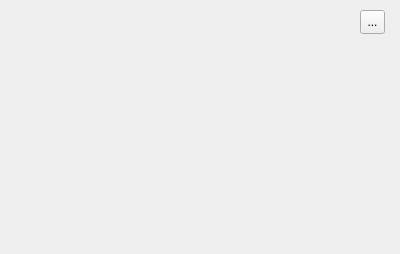
<?xml version="1.0" encoding="UTF-8"?>
<ui version="4.0">
 <class>MusicCollaboratorDialog</class>
 <widget class="QDialog" name="MusicCollaboratorDialog">
  <property name="geometry">
   <rect>
    <x>0</x>
    <y>0</y>
    <width>400</width>
    <height>254</height>
   </rect>
  </property>
  <property name="windowTitle">
   <string>Dialog</string>
  </property>
  <property name="windowIcon">
   <iconset resource="Resources.qrc">
    <normaloff>:/Icons/icon-application</normaloff>:/Icons/icon-application</iconset>
  </property>
  <widget class="QToolButton" name="toolButton">
   <property name="geometry">
    <rect>
     <x>360</x>
     <y>10</y>
     <width>25</width>
     <height>24</height>
    </rect>
   </property>
   <property name="text">
    <string>...</string>
   </property>
   <property name="icon">
    <iconset resource="Resources.qrc">
     <normaloff>:/Icons/icon-add</normaloff>:/Icons/icon-add</iconset>
   </property>
  </widget>
 </widget>
 <resources>
  <include location="Resources.qrc"/>
 </resources>
 <connections/>
</ui>
